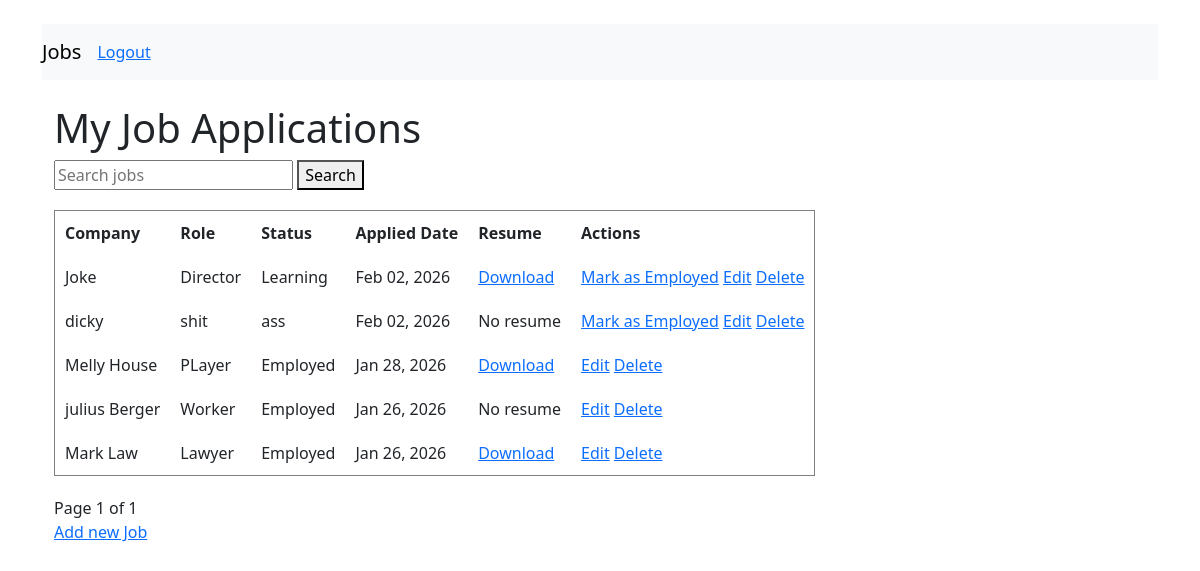
The app's page /jobs/ (signed in) with its own data.
### applications/models.py (models this page shows, shortened)
class JobApplication(models.Model):
    user = models.ForeignKey(User, on_delete=models.CASCADE)
    company = models.CharField(max_length=200)
    role = models.CharField(max_length=200)
    status = models.CharField(max_length=50)
    resume = models.FileField(upload_to='resumes/', blank=True, null=True)
    applied_date = models.DateField(auto_now_add=True)
    class Meta:
        permissions = [
            ("can_mark_employed", "Can mark job as employed"),
            ("can_approve_leave", "Can approve leave status"),
        ]

### applications/views.py (the view)
# urls.py: path('jobs/', views.job_list, name='job_list'),
@login_required
def job_list(request):
    query = request.GET.get('q', '')
    if query:
        jobs = JobApplication.objects.filter(user=request.user).filter(Q(company__icontains=query) | Q(role__icontains=query)).order_by('-applied_date')
    else:
        jobs = JobApplication.objects.filter(user=request.user).order_by('-applied_date')
    paginator = Paginator(jobs, 5)  # 5 jobs per page
    page_number = request.GET.get('page')
    page_obj = paginator.get_page(page_number)
    return render(
        request,
        'applications/list.html',
        {
            'page_obj': page_obj,  # paginated page
            'query': query,        # current search term
        }
    )

### applications/templates/applications/list.html (shortened to what this page needs)
{% extends "applications/base.html" %}
{% load job_extras %}
{% block content %}
<h1>My Job Applications</h1>
<form method="GET" action="" style="margin-bottom: 20px;">
    <input type="text" name="q" placeholder="Search jobs" value="{{ query }}">
    <button type="submit">Search</button>
</form>
<table border="1" cellpadding="10" cellspacing="0">
    <thead>
        <tr>
            <th>Company</th>
            <th>Role</th>
            <th>Status</th>
            <th>Applied Date</th>
            <th>Resume</th>
            <th>Actions</th>
        </tr>
    </thead>
    <tbody>
        {% for job in page_obj %}
        <tr>
            <td>{{ job.company }}</td>
            <td>{{ job.role }}</td>
            <td>{{ job.status }}</td>
            <td>{{ job.applied_date|date:"M d, Y" }}</td>
            <td>
                {% if job.resume %}
                    <a href="{{ job.resume.url }}">Download</a>
                {% else %}
                    No resume
                {% endif %}
            </td>
            <td>
                {% if job.user == request.user %}
                    {% if perms.applications.can_mark_employed and job.status != 'Employed' %}
                        <a href="{% url 'mark_employed' job.pk %}">Mark as Employed</a>
                    {% endif %}
                    <a href="{% url 'job_edit_cbv' job.pk %}">Edit</a>
                    <a href="{% url 'job_delete_cbv' job.pk %}">Delete</a>
                {% endif %}
            </td>
        </tr>
        {% empty %}
        <tr>
            <td colspan="6" style="text-align: center;">No job applications yet.</td>
        </tr>
        {% endfor %}
    </tbody>
</table>
<div style="margin-top: 20px;">
    Page {{ page_obj.number }} of {{ page_obj.paginator.num_pages }}
</div>
<p><a href="{% url 'add_job' %}">Add new Job</a></p>
{% endblock %}

### records on screen
JobApplication: company "Joke", role "Director", status "Learning", applied_date "Feb 02, 2026", shows "Mark as Employed", shows "Edit"
JobApplication: company "dicky", role "shit", status "ass", applied_date "Feb 02, 2026", resume "No resume", shows "Mark as Employed", shows "Edit"
JobApplication: company "Melly House", role "PLayer", status "Employed", applied_date "Jan 28, 2026", shows "Edit"
JobApplication: company "julius Berger", role "Worker", status "Employed", applied_date "Jan 26, 2026", resume "No resume", shows "Edit"
JobApplication: company "Mark Law", role "Lawyer", status "Employed", applied_date "Jan 26, 2026", shows "Edit"

### other values on screen
{{ page_obj.number }} "1"
{{ page_obj.paginator.num_pages }} "1"
